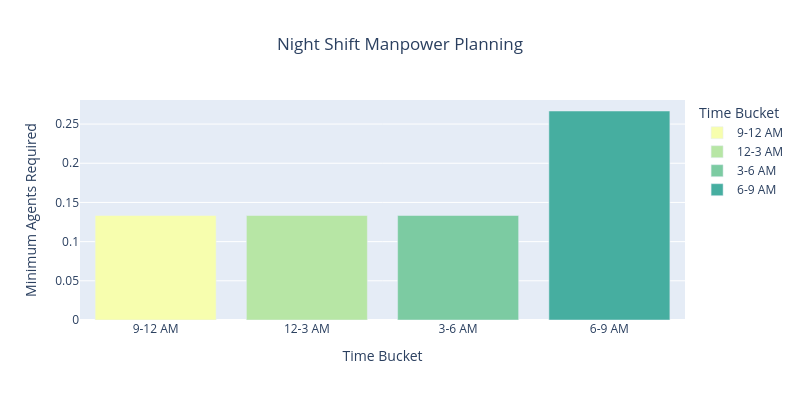

Here is the notebook cell this chart was saved with:
### Code cell
#4. Night Shift Manpower Planning

# Distribution of 30 calls at night
night_call_distribution = {'9-12 AM': 0.2, '12-3 AM': 0.2, '3-6 AM': 0.2, '6-9 AM': 0.4}
night_calls = 30

# Calculate the number of agents required for night shift
night_agents_required = {bucket: (night_call_distribution[bucket] * night_calls * target_abandon_rate) / (agent_working_seconds/3600) for bucket in night_call_distribution}

# Visualize the night shift manpower plan
night_agents_df = pd.DataFrame(list(night_agents_required.items()), columns=['Time Bucket', 'Min Agents Required'])
fig7 = px.bar(night_agents_df, x='Time Bucket', y='Min Agents Required',
             labels={'Min Agents Required': 'Minimum Agents Required', 'Time Bucket': 'Time Bucket'},
             title='Night Shift Manpower Planning',
            color = 'Time Bucket',
            color_discrete_sequence=px.colors.sequential.Bluyl)

fig7.update_layout(
    width=800,  # Adjust the width here
    height=400,  # You can also adjust the height if needed
    title=dict(x=0.5),  # Centering the title
    legend=dict(title="Time Bucket")
)
fig7.show()

### Figure 1 — Plotly figure (JSON) as saved in the notebook; plotly's stock layout.template omitted (floating-point values rounded to 4 significant figures)
{"data": [{"alignmentgroup": "True", "hovertemplate": "Time Bucket=%{x}<br>Minimum Agents Required=%{y}<extra></extra>", "legendgroup": "9-12 AM", "marker": {"color": "rgb(247, 254, 174)", "pattern": {"shape": ""}}, "name": "9-12 AM", "offsetgroup": "9-12 AM", "orientation": "v", "showlegend": true, "textposition": "auto", "type": "bar", "x": ["9-12 AM"], "xaxis": "x", "y": [0.1333], "yaxis": "y"}, {"alignmentgroup": "True", "hovertemplate": "Time Bucket=%{x}<br>Minimum Agents Required=%{y}<extra></extra>", "legendgroup": "12-3 AM", "marker": {"color": "rgb(183, 230, 165)", "pattern": {"shape": ""}}, "name": "12-3 AM", "offsetgroup": "12-3 AM", "orientation": "v", "showlegend": true, "textposition": "auto", "type": "bar", "x": ["12-3 AM"], "xaxis": "x", "y": [0.1333], "yaxis": "y"}, {"alignmentgroup": "True", "hovertemplate": "Time Bucket=%{x}<br>Minimum Agents Required=%{y}<extra></extra>", "legendgroup": "3-6 AM", "marker": {"color": "rgb(124, 203, 162)", "pattern": {"shape": ""}}, "name": "3-6 AM", "offsetgroup": "3-6 AM", "orientation": "v", "showlegend": true, "textposition": "auto", "type": "bar", "x": ["3-6 AM"], "xaxis": "x", "y": [0.1333], "yaxis": "y"}, {"alignmentgroup": "True", "hovertemplate": "Time Bucket=%{x}<br>Minimum Agents Required=%{y}<extra></extra>", "legendgroup": "6-9 AM", "marker": {"color": "rgb(70, 174, 160)", "pattern": {"shape": ""}}, "name": "6-9 AM", "offsetgroup": "6-9 AM", "orientation": "v", "showlegend": true, "textposition": "auto", "type": "bar", "x": ["6-9 AM"], "xaxis": "x", "y": [0.2667], "yaxis": "y"}], "layout": {"barmode": "relative", "height": 400, "legend": {"title": {"text": "Time Bucket"}, "tracegroupgap": 0}, "title": {"text": "Night Shift Manpower Planning", "x": 0.5}, "width": 800, "xaxis": {"anchor": "y", "autorange": true, "categoryarray": ["9-12 AM", "12-3 AM", "3-6 AM", "6-9 AM"], "categoryorder": "array", "domain": [0, 1], "range": [-0.5, 3.5], "title": {"text": "Time Bucket"}, "type": "category"}, "yaxis": {"anchor": "x", "autorange": true, "domain": [0, 1], "range": [0, 0.2807], "title": {"text": "Minimum Agents Required"}, "type": "linear"}}}
